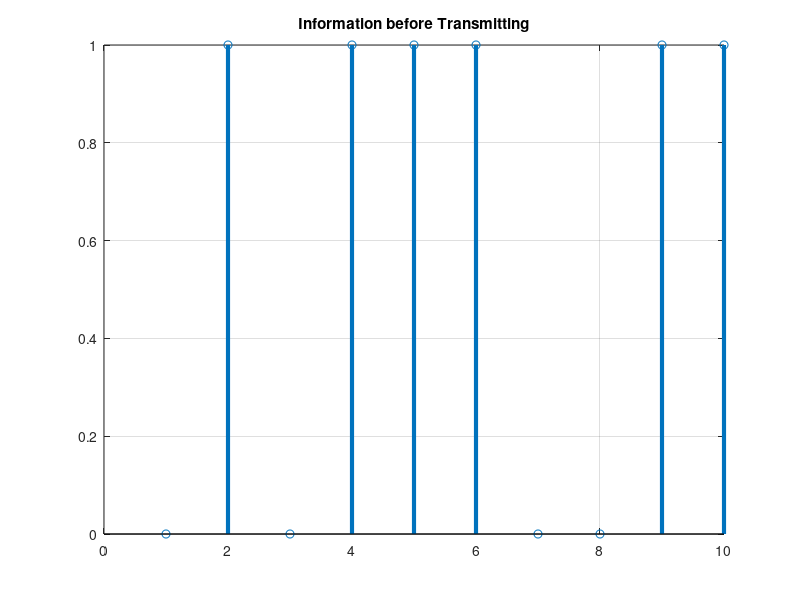
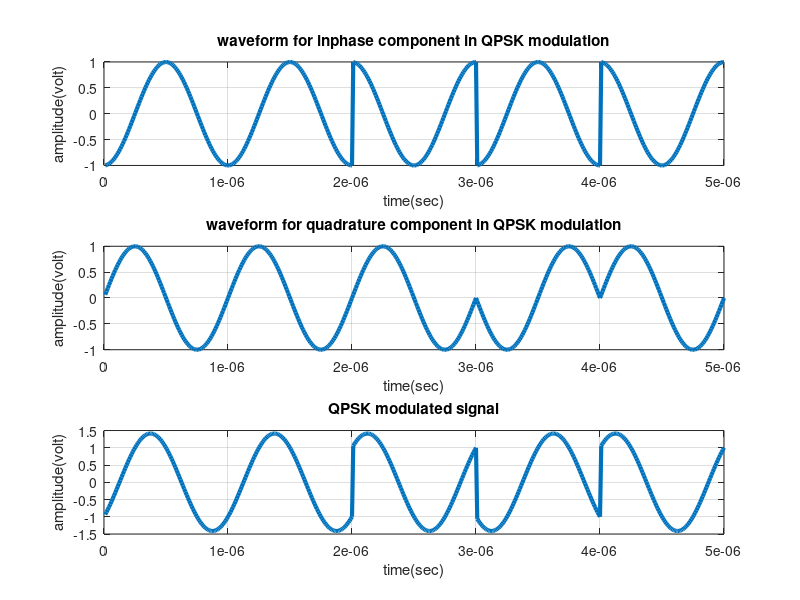
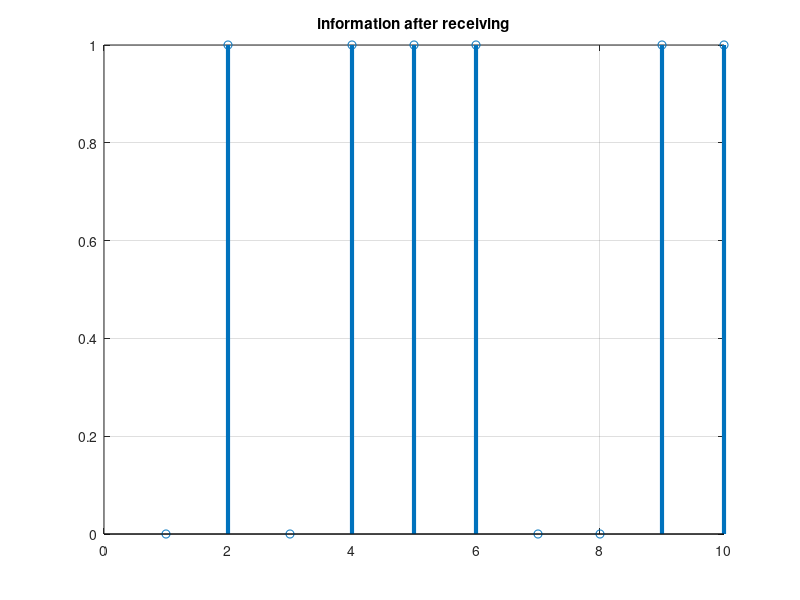

The MATLAB source for these figures, in order:
clc;
clear all;
close all;
data=[0 1 0 1 1 1 0 0 1 1];
figure(1)
stem(data,'linewidth',3),grid on;
title('Information before Transmitting');
axis([0 length(data) 0 1]);
data_NZR=2*data-1;
s_p_data=reshape(data_NZR, 2, length(data)/2);
br=10.^6;
f=br;
T=1/br;
t=T/99:T/99:T;
y=[];
y_in=[];
y_qd=[];
for(i=1:length(data)/2)
    y1=s_p_data(1,i)*cos(2*pi*f*t);
    y2=s_p_data(2,i)*sin(2*pi*f*t);
    y_in=[y_in y1];
    y_qd=[y_qd y2];
    y=[y y1+y2];
end
Tx_sig=y;
tt=T/99:T/99:(T*length(data))/2;
figure(2)
subplot(3,1,1);
plot(tt,y_in,'linewidth',3),grid on;
title('waveform for inphase component in QPSK modulation');
xlabel('time(sec)');
ylabel('amplitude(volt)');
subplot(3,1,2);
plot(tt,y_qd,'linewidth',3),grid on;
title('waveform for quadrature component in QPSK modulation');
xlabel('time(sec)');
ylabel('amplitude(volt)');
subplot(3,1,3);
plot(tt,Tx_sig,'linewidth',3),grid on;
title('QPSK modulated signal');
xlabel('time(sec)');
ylabel('amplitude(volt)');
Rx_data=[];
Rx_sig=Tx_sig;
for(i=1:1:length(data)/2)
    Rx_in_data=0;
    Z_in=Rx_sig((i-1)*length(t)+1:i*length(t)).*cos(2*pi*f*t);
    Z_in_intg=(trapz(t,Z_in))*(2/T);
if(Z_in_intg>0)
        Rx_in_data=1;
else
        Rx_qd_data=0;
end
    Z_qd=Rx_sig((i-1)*length(t)+1:i*length(t)).*sin(2*pi*f*t);
    Z_qd_intg=(trapz(t,Z_qd))*(2/T);
if(Z_qd_intg>0)
        Rx_qd_data=1;
else
        Rx_qd_data=0;
end
    Rx_data=[Rx_data Rx_in_data Rx_qd_data];
end
figure(3)
stem(Rx_data,'linewidth',3);
title('information after receiving');
axis([0 length(data) 0 1]);
grid on;
